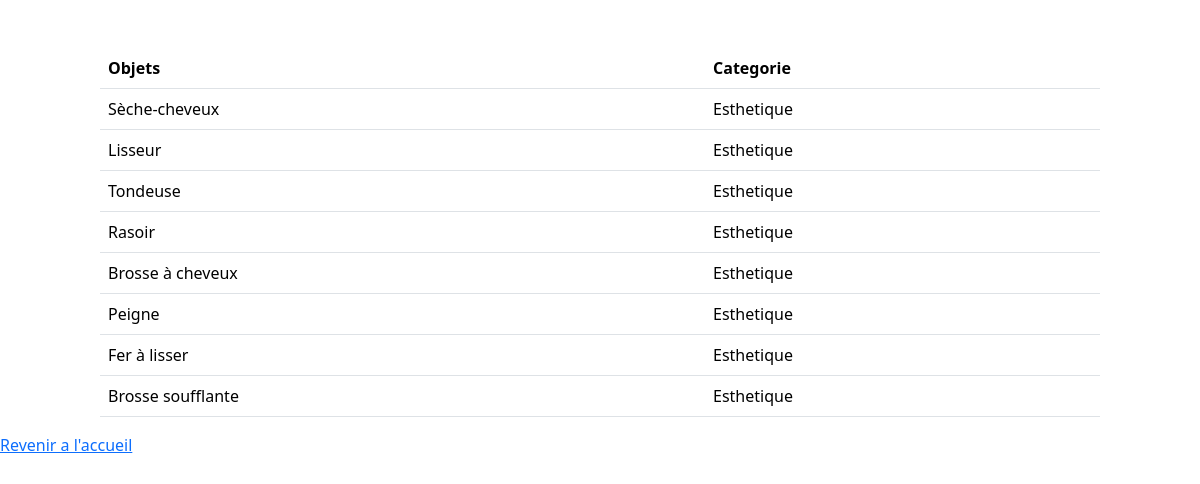
Page /pages/filtre.php?ind=1 on the committed database.
### tables this page shows
create table objet(
    id_objet int primary key auto_increment,
    nom_objet varchar(50),
    id_categorie int,
    id_membre int
);

create table categorie_objet(
    id_categorie int primary key auto_increment,
    nom_categorie varchar(100)
);

### inc/connexion.php (called while the page is built, shortened)
<?php
function dbconnect()
{
    static $connect = null;
    if ($connect === null) {
        $connect = mysqli_connect('localhost', 'root', '', 'emprunt');
        mysqli_set_charset($connect, 'utf8mb4');
    }
    return $connect;
} ?>

### inc/functions.php (called while the page is built, shortened)
<?php
require("connexion.php");
function objets_filtre($choix)
{
    $sql = "select * from objet join categorie_objet
    on objet.id_categorie=categorie_objet.id_categorie
    where objet.id_categorie=$choix";
    $donnee = mysqli_query(dbconnect(), $sql);
    while ($pub = mysqli_fetch_assoc($donnee))
    {
        $result[] = $pub;
    }
    return $result;
}
?>

### pages/filtre.php (the view, shortened to what this page needs)
<?php
include("../inc/functions.php");
$indice = $_GET['ind'];
$filtre = objets_filtre($indice);
?>
<!DOCTYPE html>
<html lang="en">
<head>
    <link href="../assets/css/bootstrap.min.css" rel="stylesheet">
</head>
<body>
    <div class="col-lg-10 offset-1">
        <table class="table table-hover mt-5">
            <tr>
                <td><strong>Objets</strong> </td>
                <td><strong>Categorie</strong> </td>
            </tr>
            <?php foreach ($filtre as $f) { ?>
                <tr>
                    <td><?= $f['nom_objet'] ?></td>
                    <td><?= $f['nom_categorie'] ?></td>
                </tr>
            <?php } ?>
        </table>
    </div>
    <a href="accueil.php">Revenir a l'accueil</a>
</body>
</html>

### rows in the picture
objet: nom_objet "Sèche-cheveux", id_categorie.nom_categorie "Esthetique"
objet: nom_objet "Lisseur", id_categorie.nom_categorie "Esthetique"
objet: nom_objet "Tondeuse", id_categorie.nom_categorie "Esthetique"
objet: nom_objet "Rasoir", id_categorie.nom_categorie "Esthetique"
objet: nom_objet "Brosse à cheveux", id_categorie.nom_categorie "Esthetique"
objet: nom_objet "Peigne", id_categorie.nom_categorie "Esthetique"
objet: nom_objet "Fer à lisser", id_categorie.nom_categorie "Esthetique"
objet: nom_objet "Brosse soufflante", id_categorie.nom_categorie "Esthetique"
